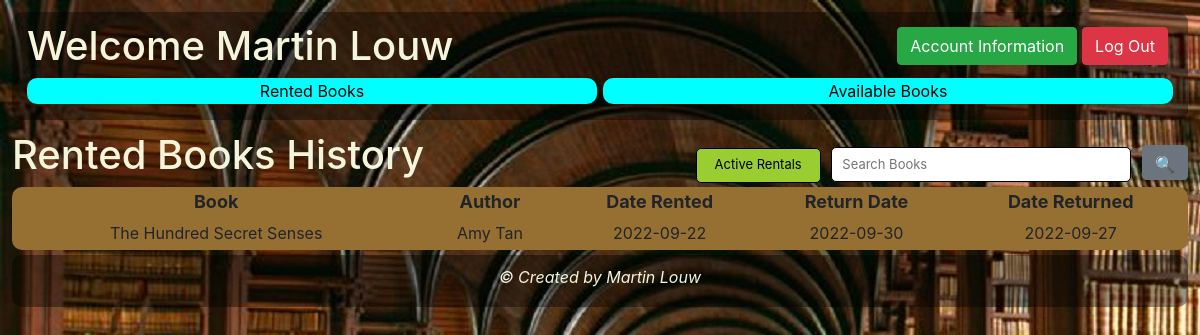
Screenshot of /member/memberRentedHistory.php (signed in) with the database file from the repository.
### tables this page shows
CREATE TABLE `members` (
  `member_id` int(11) NOT NULL,
  `member_name` varchar(255) NOT NULL,
  `member_surname` varchar(255) NOT NULL,
  `member_date_of_birth` date NOT NULL,
  `member_email` varchar(255) NOT NULL,
  `member_password` varchar(255) NOT NULL,
  `member_contact_number` char(10) NOT NULL,
  `role_id` int(11) NOT NULL
);

CREATE TABLE `books_rented` (
  `rented_id` int(11) NOT NULL,
  `rented_date` date NOT NULL,
  `rented_return_date` date NOT NULL,
  `rented_date_returned` date DEFAULT NULL,
  `member_id` int(11) NOT NULL,
  `book_id` int(11) NOT NULL,
  `books_rented_status_id` int(11) NOT NULL
);

CREATE TABLE `books` (
  `book_id` int(11) NOT NULL,
  `book_name` varchar(255) NOT NULL,
  `book_desc` varchar(10000) NOT NULL,
  `book_published_date` date NOT NULL,
  `genre_id` int(11) NOT NULL,
  `status_id` int(11) NOT NULL,
  `author_id` int(11) NOT NULL
);

CREATE TABLE `authors` (
  `author_id` int(11) NOT NULL,
  `author_name` varchar(255) NOT NULL,
  `author_surname` varchar(255) NOT NULL,
  `author_dob` date NOT NULL
);

### member/memberRentedHistory.php (the view)
<?php include '../member/memberHeader.php'; ?>
    <h1>Rented Books History
        <form method="post" class="frmRented">
            <button id="btnRented" name="btnRented" class="btnRented">Active Rentals</button>
            <input type='text' id="rentedSearch" name="rentedSearch"  placeholder="Search Books" class="rentedSearch">
            <button id="btnRentedHistorySearch" name="btnRentedHistorySearch" class="btn btn-secondary btnRentedSearch">&#128269</button>
        </form>
    </h1>
	<form method="post">
        <table class="rentedTable">
            <thead class="rentedTableHead">
                <th>Book</th>
                <th>Author</th>
                <th>Date Rented</th>
                <th>Return Date</th>
                <th>Date Returned</th>
            </thead>
            <tbody>
                <?php
                    $memberID = $_SESSION['loggedInMemberID'];
                    $sql = "SELECT * FROM books_rented
                            INNER JOIN books ON books_rented.book_id = books.book_id
                            INNER JOIN authors ON books.author_id = authors.author_id
                            WHERE books_rented_status_id ='2' AND member_id = '$memberID'
                            ORDER BY book_name ASC";
                    $result = $conn->query($sql);
                    if ($result) {
                        if ($result->num_rows > 0) {
                            while ($row = $result->fetch_assoc()) { ?>
                                    <tr class="rentedTableRow">
                                        <td><?= $row['book_name'] ?></td>
                                        <td><?= $row['author_name'] . " " . $row['author_surname'] ?></td>
                                        <td><?= $row['rented_date'] ?></td>
                                        <td><?= $row['rented_return_date'] ?></td>
                                        <td><?= $row['rented_date_returned'] ?></td>
                                    </tr>
                    <?php   } ?>
            </tbody>
        </table>
        <?php
                    }
                }
                else {
                    echo "Error selecting table " . $conn->error;
                }
        ?>
	</form>
<?php include '../member/memberFooter.php'; ?>

### member/memberHeader.php (shortened to what this page needs)
<!DOCTYPE html>
<html>
	<head>
		<?php require('../php/funcMember.php'); ?>
		<link rel='stylesheet' type='text/css' href='../css/member.css'>
		<link rel="stylesheet" href="https://stackpath.bootstrapcdn.com/bootstrap/4.5.0/css/bootstrap.min.css">
	</head>
	<body>
		<header class="container-fluid">
			<form method="post">
				<?php
					$memberID = $_SESSION['loggedInMemberID'];
					$sql = "SELECT * FROM members
							WHERE member_id = $memberID";
					$result = $conn->query($sql);
					if ($result) {
						if ($result->num_rows > 0) {
							while ($row = $result->fetch_assoc()) { ?>
								<h1>Welcome <?= $row['member_name'] . " " . $row['member_surname'] ?>
				<?php
							}
						}
					}
					else {
						echo "Error selecting table " . $conn->error;
					}
				?>
					<button id="btnLogOut" name="btnLogOut" class="btn btn-danger btnLogOut">Log Out</button>
					<button id="btnAccInfo" name="btnAccInfo" class="btn btn-success btnAccInfo">Account Information</button>
				</h1>
				<section class="buttonGrid">
					<div class="gridButton"><button id="btnRentedBooks" name="btnRentedBooks" class="btnNavigate">Rented Books</button></div>
					<div class="gridButton"><button id="btnAvailableBooks" name="btnAvailableBooks" class="btnNavigate">Available Books</button></div>
				</section>
			</form>
		</header>
		<main>

### css/member.css (style rules this page uses)
body { background-image: url(../media/librarian-as-career.jpg); background-repeat: no-repeat; padding: 1%; }
.container-fluid { background-color: rgba(0,0,0,.4); padding: 10px; border: solid; border-width: 0px; border-radius: 10px; margin-bottom: 1%; }
h1 { color: beige; }
.buttonGrid { display: grid; grid-template-areas: "gridButton gridButton"; grid-template-columns: repeat(2, 1fr); gap: 0.5%; grid-auto-rows: auto; grid-template-rows: auto; }
.gridButton { border: solid; border-width: 0px; border-radius: 10px; margin-bottom: 1%; text-align: center; }
.btnNavigate { background-color: aqua; width: 100%; border: solid; border-width: 0px; border-radius: 10px; }
.frmRented, .frmBooks { float: right; }
.rentedTable, .bookTable { width: 100%; background-color: #966f33; border: solid; border-width: 0px; border-radius: 10px; }
.rentedTableHead, .bookTableHead { text-align: center; padding: 5px; font-size: large; }
.rentedTableRow, .bookTableRow { text-align: center; }
td { padding: 5px; }
.btnRentedSearch, .btnAvailableSearch { height: 35px; font-size: small; margin-top: 7px; }
@media only screen and (min-width: 600px) { .rentedSearch, .availableSearch { height: 35px; font-size: small; border: solid; border-radius: 5px; border-width: 1px; width: 200px; padding-left: 10px; } }
@media only screen and (min-width: 600px) { .btnRentedHistory, .btnRented { font-size: small; width: fit-content; height: 35px; border: solid; border-width: 1px; border-radius: 5px; background-color: yellowgreen; } }
@media only screen and (min-width: 600px) { .btnLogOut, .btnAccInfo { float: right; width: fit-content; margin-right: 5px; margin-top: 5px; } }
@media only screen and (min-width: 768px) { .rentedSearch, .availableSearch { height: 35px; font-size: small; border: solid; border-radius: 5px; border-width: 1px; width: 250px; padding-left: 10px; } }
@media only screen and (min-width: 768px) { .btnRentedHistory, .btnRented { font-size: small; width: fit-content; height: 35px; border: solid; border-width: 1px; border-radius: 5px; background-color: yellowgreen; } }
@media only screen and (min-width: 768px) { .btnLogOut, .btnAccInfo { float: right; width: auto; margin-right: 5px; margin-top: 5px; } }
@media only screen and (min-width: 860px) { .rentedSearch, .availableSearch { height: 35px; font-size: small; border: solid; border-radius: 5px; border-width: 1px; width: 250px; padding-left: 10px; } }
@media only screen and (min-width: 860px) { .btnRentedHistory, .btnRented { font-size: small; width: 125px; height: 35px; border: solid; border-width: 1px; border-radius: 5px; background-color: yellowgreen; } }
@media only screen and (min-width: 860px) { .btnLogOut, .btnAccInfo { float: right; width: auto; margin-right: 5px; margin-top: 5px; } }
@media only screen and (min-width: 992px) { .rentedSearch, .availableSearch { height: 35px; font-size: small; border: solid; border-radius: 5px; border-width: 1px; width: 300px; padding-left: 10px; } }
@media only screen and (min-width: 992px) { .btnRentedHistory, .btnRented { font-size: small; width: 125px; height: 35px; border: solid; border-width: 1px; border-radius: 5px; background-color: yellowgreen; } }
@media only screen and (min-width: 992px) { .btnLogOut, .btnAccInfo { float: right; width: auto; margin-right: 5px; margin-top: 5px; } }
@media only screen and (min-width: 1200px) { .rentedSearch, .availableSearch { height: 35px; font-size: small; border: solid; border-radius: 5px; border-width: 1px; width: 300px; padding-left: 10px; } }
@media only screen and (min-width: 1200px) { .btnRentedHistory, .btnRented { font-size: small; width: 125px; height: 35px; border: solid; border-width: 1px; border-radius: 5px; background-color: yellowgreen; } }
@media only screen and (min-width: 1200px) { .btnLogOut, .btnAccInfo { float: right; width: auto; margin-right: 5px; margin-top: 5px; } }

### rows the page displays
members: member_name "Martin", member_surname "Louw"
books_rented: book.book_name "The Hundred Secret Senses", authors.author_name "Amy", authors.author_surname "Tan", rented_date "2022-09-22", rented_return_date "2022-09-30", rented_date_returned "2022-09-27"
